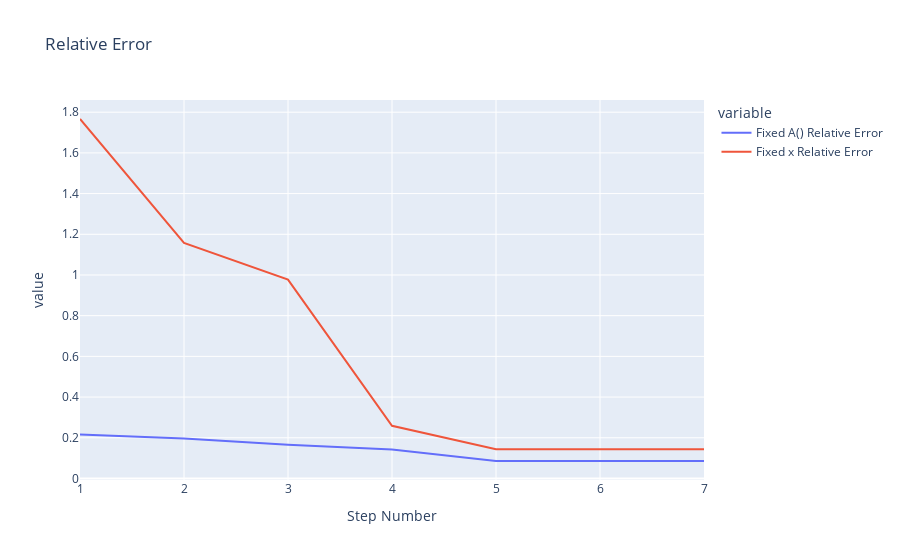

Notebook source saved alongside this figure:
### Code cell
import plotly.express as px

fig = px.line(df, 
    x="Step Number", 
    y=["Fixed A() Relative Error", 'Fixed x Relative Error'], 
    title='Relative Error'
)
fig.show()

### Figure 1 — Plotly figure (JSON) as saved in the notebook; plotly's stock layout.template omitted (floating-point values rounded to 4 significant figures)
{"data": [{"hovertemplate": "variable=Fixed A() Relative Error<br>Step Number=%{x}<br>value=%{y}<extra></extra>", "legendgroup": "Fixed A() Relative Error", "line": {"color": "#636efa", "dash": "solid"}, "marker": {"symbol": "circle"}, "mode": "lines", "name": "Fixed A() Relative Error", "orientation": "v", "showlegend": true, "type": "scatter", "x": [1, 2, 3, 4, 5, 6, 7], "xaxis": "x", "y": [0.2164, 0.196, 0.1654, 0.1427, 0.08575, 0.08575, 0.08575], "yaxis": "y"}, {"hovertemplate": "variable=Fixed x Relative Error<br>Step Number=%{x}<br>value=%{y}<extra></extra>", "legendgroup": "Fixed x Relative Error", "line": {"color": "#EF553B", "dash": "solid"}, "marker": {"symbol": "circle"}, "mode": "lines", "name": "Fixed x Relative Error", "orientation": "v", "showlegend": true, "type": "scatter", "x": [1, 2, 3, 4, 5, 6, 7], "xaxis": "x", "y": [1.767, 1.158, 0.9769, 0.259, 0.1433, 0.1433, 0.1433], "yaxis": "y"}], "layout": {"legend": {"title": {"text": "variable"}, "tracegroupgap": 0}, "title": {"text": "Relative Error"}, "xaxis": {"anchor": "y", "domain": [0, 1], "title": {"text": "Step Number"}}, "yaxis": {"anchor": "x", "domain": [0, 1], "title": {"text": "value"}}}}
